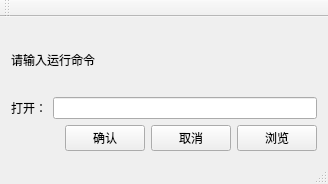
<?xml version="1.0" encoding="UTF-8"?>
<ui version="4.0">
 <class>MainWindow</class>
 <widget class="QMainWindow" name="MainWindow">
  <property name="geometry">
   <rect>
    <x>0</x>
    <y>0</y>
    <width>328</width>
    <height>184</height>
   </rect>
  </property>
  <property name="windowTitle">
   <string>MainWindow</string>
  </property>
  <widget class="QWidget" name="centralWidget">
   <layout class="QVBoxLayout" name="verticalLayout_2">
    <item>
     <layout class="QVBoxLayout" name="verticalLayout">
      <item>
       <widget class="QLabel" name="cmdLabel">
        <property name="text">
         <string>请输入运行命令</string>
        </property>
       </widget>
      </item>
      <item>
       <layout class="QHBoxLayout" name="horizontalLayout_2">
        <item>
         <widget class="QLabel" name="openLabel">
          <property name="text">
           <string>打开：</string>
          </property>
         </widget>
        </item>
        <item>
         <widget class="QLineEdit" name="cmdLineEdit"/>
        </item>
       </layout>
      </item>
      <item>
       <layout class="QHBoxLayout" name="horizontalLayout">
        <item>
         <spacer name="horizontalSpacer">
          <property name="orientation">
           <enum>Qt::Horizontal</enum>
          </property>
          <property name="sizeHint" stdset="0">
           <size>
            <width>58</width>
            <height>20</height>
           </size>
          </property>
         </spacer>
        </item>
        <item>
         <widget class="QPushButton" name="submitButton">
          <property name="text">
           <string>确认</string>
          </property>
         </widget>
        </item>
        <item>
         <widget class="QPushButton" name="cancelButton">
          <property name="text">
           <string>取消</string>
          </property>
         </widget>
        </item>
        <item>
         <widget class="QPushButton" name="browserButton">
          <property name="text">
           <string>浏览</string>
          </property>
         </widget>
        </item>
       </layout>
      </item>
     </layout>
    </item>
   </layout>
  </widget>
  <widget class="QMenuBar" name="menuBar">
   <property name="geometry">
    <rect>
     <x>0</x>
     <y>0</y>
     <width>328</width>
     <height>25</height>
    </rect>
   </property>
  </widget>
  <widget class="QToolBar" name="mainToolBar">
   <attribute name="toolBarArea">
    <enum>TopToolBarArea</enum>
   </attribute>
   <attribute name="toolBarBreak">
    <bool>false</bool>
   </attribute>
  </widget>
  <widget class="QStatusBar" name="statusBar"/>
 </widget>
 <layoutdefault spacing="6" margin="11"/>
 <resources/>
 <connections/>
</ui>
